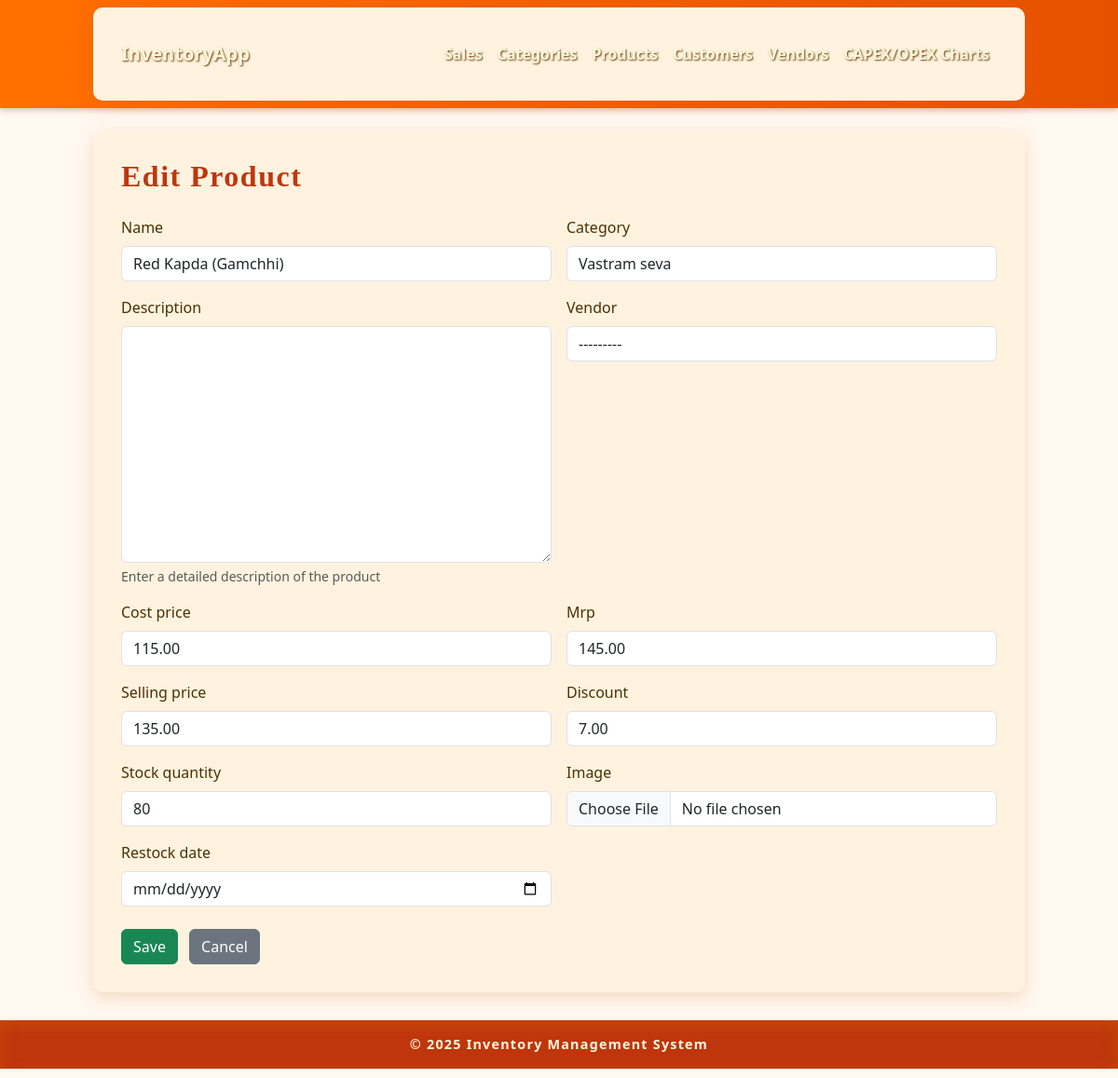
Page /products/2/edit/ on the earlier database version.
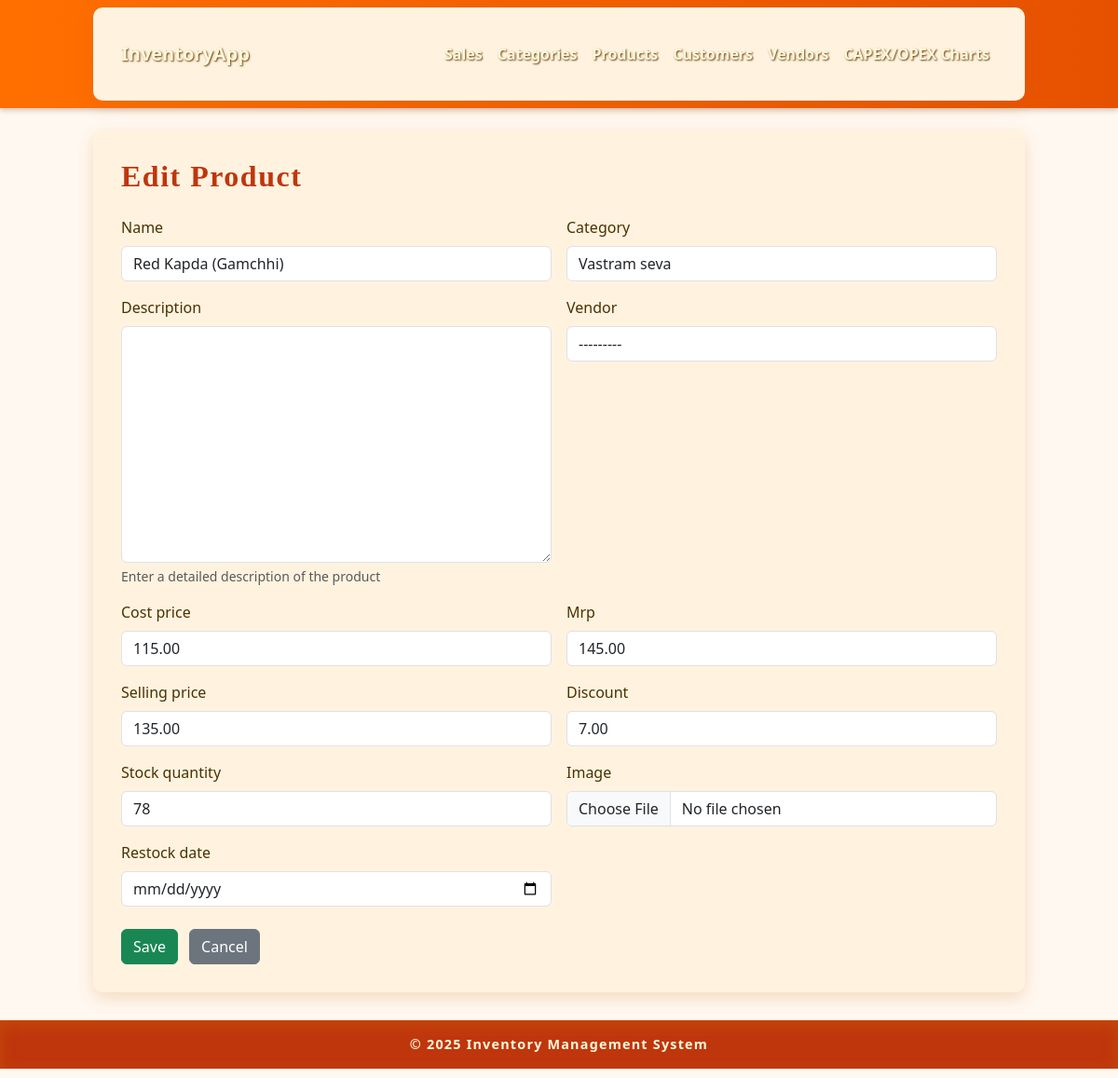
Same page on the later database version.
### inventory/models.py (models this page shows, shortened)
class Product(models.Model):
    name = models.CharField(max_length=200)
    description = models.TextField(blank=True, null=True, help_text="Enter a detailed description of the product")
    category = models.ForeignKey('Category', on_delete=models.CASCADE)
    vendor = models.ForeignKey('Vendor', on_delete=models.SET_NULL, null=True, blank=True)
    cost_price = models.DecimalField(max_digits=10, decimal_places=2)
    mrp = models.DecimalField(max_digits=10, decimal_places=2)
    selling_price = models.DecimalField(max_digits=10, decimal_places=2)
    discount = models.DecimalField(max_digits=5, decimal_places=2, default=0)  # Percentage
    stock_quantity = models.PositiveIntegerField()
    image = models.ImageField(upload_to='product_images/', blank=True, null=True)
    restock_date = models.DateField(blank=True, null=True)  # New field for the latest restock date

### inventory/views.py (the view)
# urls.py: path('products/<int:pk>/edit/', views.product_update, name='product_update'),
def product_update(request, pk):
    product = get_object_or_404(Product, pk=pk)
    old_stock = product.stock_quantity
    old_restock_date = product.restock_date
    if request.method == 'POST':
        form = ProductForm(request.POST, request.FILES, instance=product)
        if form.is_valid():
            updated_product = form.save(commit=False)
            if updated_product.stock_quantity > old_stock or updated_product.restock_date != old_restock_date:
                restocked_qty = max(updated_product.stock_quantity - old_stock, 0)
                if restocked_qty > 0:
                    RestockHistory.objects.create(
                        product=updated_product,
                        previous_stock=old_stock,
                        restocked_quantity=restocked_qty,
                        restock_date=updated_product.restock_date or old_restock_date
                    )
            updated_product.save()
            return redirect('products_list')
    else:
        form = ProductForm(instance=product)
    return render(request, 'product_form.html', {'form': form, 'product': product})

### inventory/forms.py
class ProductForm(forms.ModelForm):
    class Meta:
        model = Product
        fields = [
            'name', 'category', 'description','vendor', 'cost_price', 'mrp', 'selling_price',
            'discount', 'stock_quantity', 'image', 'restock_date',
        ]
        widgets = {
            'restock_date': forms.DateInput(attrs={'type': 'date'}),
        }

### inventory/models.py (called while the page is built)
    def __str__(self):
        return self.name

### inventory/templates/product_form.html (shortened to what this page needs)
{% extends 'base.html' %}
{% block content %}
{% load widget_tweaks %}
<h2 class="mb-4">{% if product %}Edit Product{% else %}Add New Product{% endif %}</h2>
<form method="POST" enctype="multipart/form-data" class="needs-validation" novalidate>
    <div class="row g-3">
        {% for field in form %}
            <div class="col-md-6">
                <label for="{{ field.id_for_label }}" class="form-label">{{ field.label }}</label>
                {{ field|add_class:"form-control" }}
                {% if field.help_text %}
                    <div class="form-text">{{ field.help_text }}</div>
                {% endif %}
            </div>
        {% endfor %}
    </div>
    <div class="mt-4">
        <button type="submit" class="btn btn-success me-2">Save</button>
        <a href="{% url 'products_list' %}" class="btn btn-secondary">Cancel</a>
    </div>
</form>
{% endblock %}

Differences in the rows shown:
changed Product "Red Kapda (Gamchhi)": stock_quantity "80" → "78"
